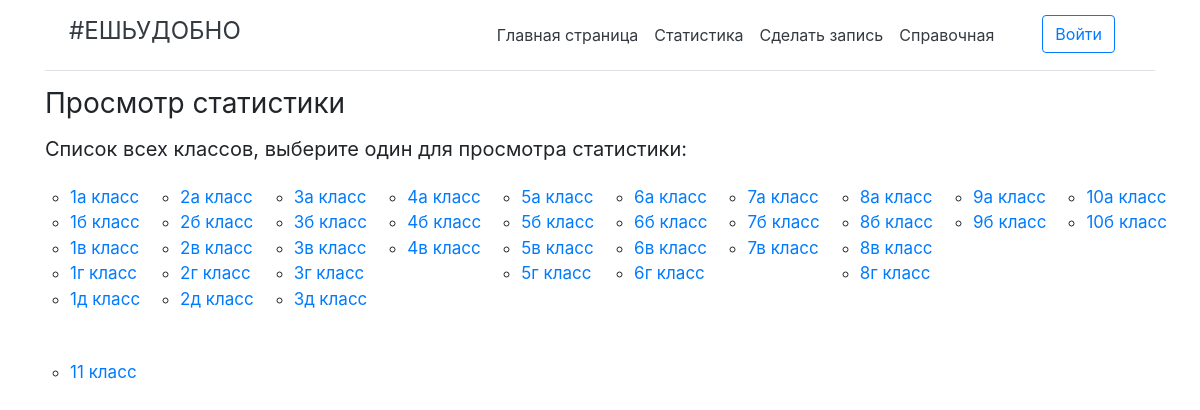
The page /class/ on the database its author committed.
### app/models.py (models this page shows, shortened)
class SchoolClass(models.Model):
    school_class = models.CharField(max_length=10, help_text = 'Класс')
    stats = models.BigIntegerField(default=0)
    number = models.IntegerField()
    class Meta:
    	ordering = ['number']

### app/views.py (the view)
# urls.py: path('class/', views.class_list, name = 'class'),
def class_list(request):
    cls = SchoolClass.objects.all()
    view_class = []
    number = [1,2,3,4,5,6,7,8,9,10,11]
    for i in number:
        a = []
        for d in cls:
            if i == d.number:
                a.append(d)
        view_class.append(a)
    return render(
        request,
        'app/schoolclass_list.html',
        {'view_class':view_class})

### app/templates/app/schoolclass_list.html (shortened to what this page needs)
{% extends "base_generic.html" %}
{% block content %}
<div class="container">
	<h3 class="font-weight-normal">Просмотр статистики</<h3>
	<h5 class="font-weight-normal">Список всех классов, выберите один для просмотра статистики:</h5>
	{% if view_class %}
		<div class="row">
			{% for i in view_class %}
				<div class="col-xs mb-4 mt-2">
					<ul class="ul">
						{% for d in i %}
							<li><a href='{{ d.id }}' class="href">{{d.school_class}} класс</a></li>
						{% endfor %}
					</ul>
				</div>
			{% endfor %}
		</div>
	{% else %}
		<li>Список пуст!</li>
	{% endif %}
</div>
{% endblock %}

### app/static/css/styles.css (style rules this page uses)
.href { font-size: 17px; }
ul { list-style: circle; }

### rows shown on the page
SchoolClass: school_class "1а"
SchoolClass: school_class "1б"
SchoolClass: school_class "1в"
SchoolClass: school_class "1г"
SchoolClass: school_class "1д"
SchoolClass: school_class "2а"
SchoolClass: school_class "2б"
SchoolClass: school_class "2в"
SchoolClass: school_class "2г"
SchoolClass: school_class "2д"
SchoolClass: school_class "3а"
SchoolClass: school_class "3б"
SchoolClass: school_class "3в"
SchoolClass: school_class "3г"
SchoolClass: school_class "3д"
SchoolClass: school_class "4а"
SchoolClass: school_class "4б"
SchoolClass: school_class "4в"
SchoolClass: school_class "5а"
SchoolClass: school_class "5б"
SchoolClass: school_class "5в"
SchoolClass: school_class "5г"
SchoolClass: school_class "6а"
SchoolClass: school_class "6б"
SchoolClass: school_class "6в"
SchoolClass: school_class "6г"
SchoolClass: school_class "7а"
SchoolClass: school_class "7б"
SchoolClass: school_class "7в"
SchoolClass: school_class "8а"
SchoolClass: school_class "8б"
SchoolClass: school_class "8в"
SchoolClass: school_class "8г"
SchoolClass: school_class "9а"
SchoolClass: school_class "9б"
SchoolClass: school_class "10а"
SchoolClass: school_class "10б"
SchoolClass: school_class "11"
